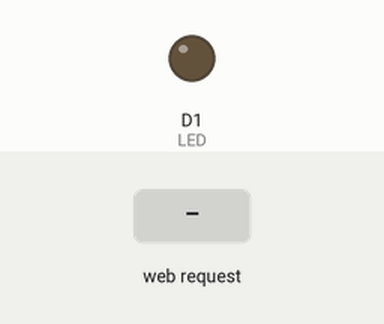
Simulated run of this sketch. Board: ESP8266 (NodeMCU). Shown: output pins drawn as LEDs (lit = HIGH). Inputs (shaded band) come from the test bench. WiFi joins after 1.5 s; servers stay silent unless stated; what the sketch prints to the serial monitor is not drawn.

Above: at 3.2 s.
3.3 s: HTTP request GET /LED=ON received
At 4.0 s:
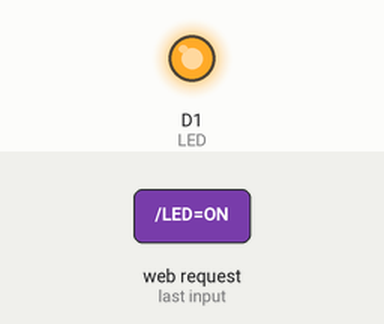
4.8 s: HTTP request GET /LED=OFF received
At 5.2 s:
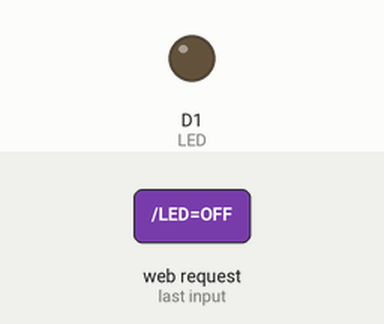
Timing chart, 0 to 7.8 s (numbered marks = the images above; inputs shaded):
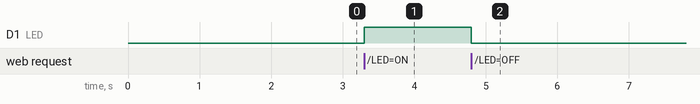

The sketch:

google_home_prototype.ino
```cpp
/*
This program makes the ESP join a Wi-Fi network with a given SSID (WiFi name), password, and hosts a website at a given URL in the serial monitor,
which lets you turn a connected LED on and off.
*/

#include <ESP8266WiFi.h>

const char* ssid = "My Phone HotSpot";     // Your Wi-Fi Name
const char* password = "WIFI PASSWORD"; // Wi-Fi Password
const int LED = D1;   // LED connected to given pin

WiFiServer server(80); //port number 80 (for http)

void setup() {
  Serial.begin(115200); // Default Baudrate
  pinMode(LED, OUTPUT);
  digitalWrite(LED, LOW);
  Serial.print("Connecting to the Network");
  WiFi.begin(ssid, password);
  while (WiFi.status() != WL_CONNECTED) {
    delay(1000);
    Serial.print(".");
  }
  Serial.println("WiFi connected");
  Serial.println("Server started");
  server.begin();

  Serial.print("IP Address of network: ");
  Serial.println(WiFi.localIP());
  Serial.print("Copy and paste the following URL: http://");
  Serial.print(WiFi.localIP());
  Serial.println("/");
}

void loop() {
  WiFiClient client = server.available();

  if (!client) {
    return;
  }

  Serial.println("Waiting for new client");

  while (!client.available()) {
    //Serial.print(".");
    delay(100);

  }

  String request = client.readStringUntil('\r');
  Serial.println("Connection found!");
  Serial.println(request);
  client.flush();

  int value = LOW;

  if (request.indexOf("/LED=ON") != -1) {
    digitalWrite(LED, HIGH); // Turn LED ON
    value = HIGH;
  }

  if (request.indexOf("/LED=OFF") != -1) {
    digitalWrite(LED, LOW); // Turn LED OFF
    value = LOW;
  }

  client.println("HTTP/1.1 200 OK");
  client.println("Content-Type: text/html");
  client.println("");
  client.println("<!DOCTYPE HTML>");
  client.println("<html>");

  client.print("CONTROL LED: ");

  if (value == HIGH) {
    client.print("ON");
  } else {
    client.print("OFF");
  }

  client.println("<br><br>");
  client.println("<a href=\"/LED=ON\"\"><button>ON</button></a>");
  client.println("<a href=\"/LED=OFF\"\"><button>OFF</button></a><br />");
  client.println("</html>");

  delay(1);

  Serial.println("Client disconnected");
  Serial.println("");
}
```

Measured:
- after the input at 3.3 s, D1 (LED): LOW → HIGH at once
- after the input at 4.8 s, D1 (LED): HIGH → LOW at once
